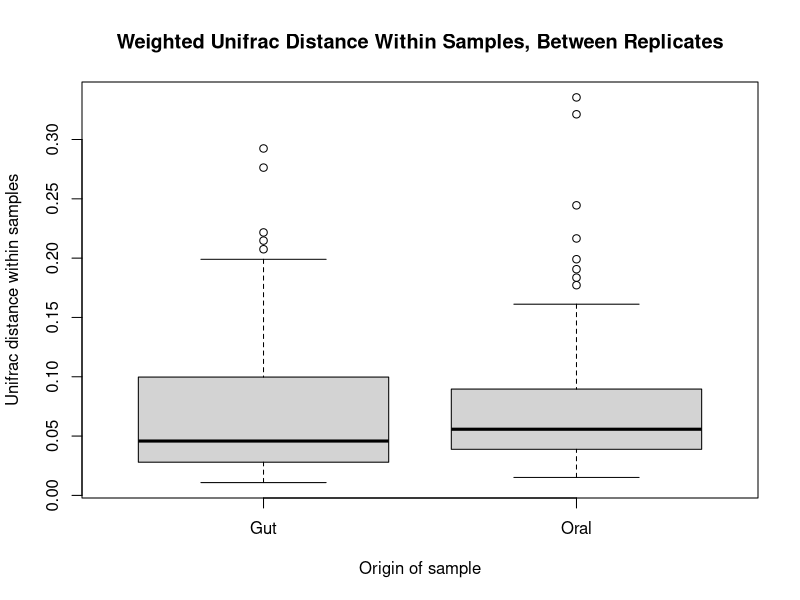
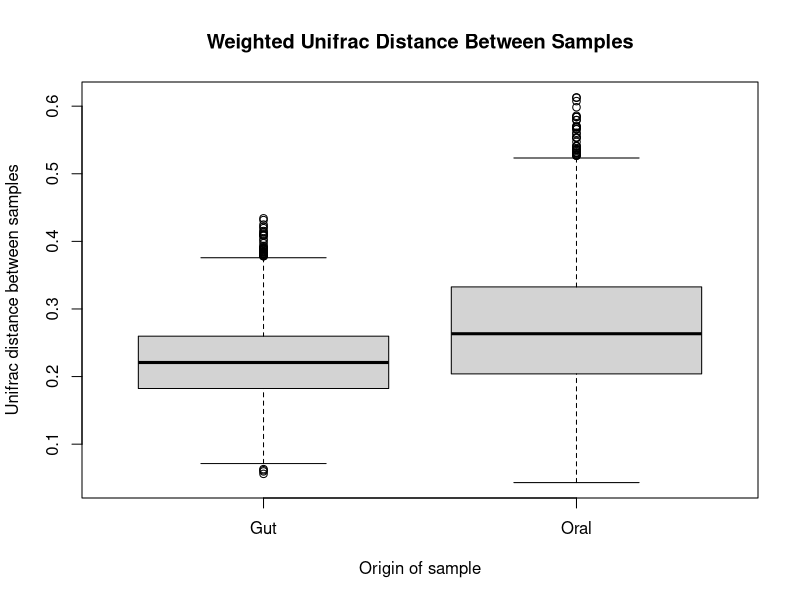
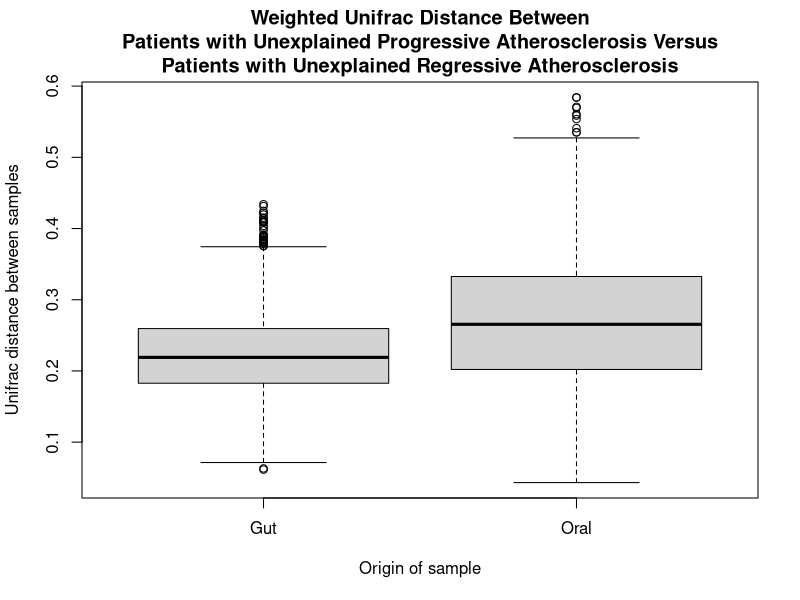
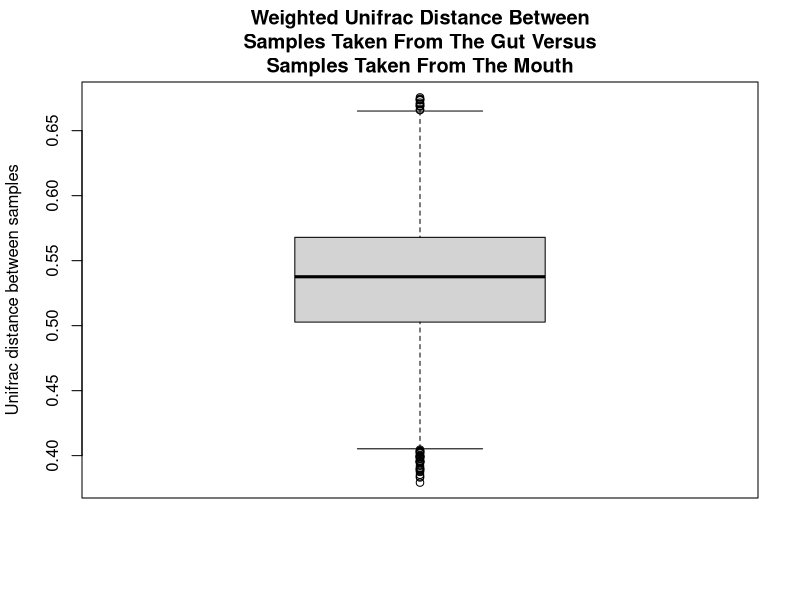

Write R code to recreate these figures, in order.
#the first [sampledigits] digits are the sample number, in the rownames and the colnames
sampledigits = 2;
#the datasets must be differentiated in the sample names, as in 20B_gut versus 20B_saliva
datasets = c("gut","saliva")
labels = c("Gut","Oral")
#specifying which sample numbers belong to which condition
condition <- list()
condition [[1]] = c("12", "33", "01", "06", "11", "30", "27", "07", "02", "31", "35", "03", "28", "29", "17", "10", "09", "23", "32", "08")
condition [[2]] = c("05", "37", "36", "04", "16", "14", "20", "25", "40", "38", "21", "26", "39", "42", "19", "43", "24", "44", "41", "34")
names(condition) <- c("Progressive", "Regressive")
#output file for plots
pdf("unifrac_distance_plots.pdf")


#read in data
d <- read.table("weighted_unifrac_dm.txt",sep="\t",check.names=FALSE,row.names=1,header=TRUE,quote="")
#make sure that the rows and columns are in the same order
sorted <- d[order(colnames(d)),order(rownames(d))]
#get rid of duplicate distances (X to Y is the same as Y to X) and self-comparisons
sorted[lower.tri(sorted,diag=TRUE)]<-NA


#REPLICATES - boxplot all distances between the same sample (different replicates)
repdata <- list()
for (i in 1:length(datasets)) {
	#subset by condition
	repdata[[i]] <- sorted[grep(datasets[i],colnames(sorted)),grep(datasets[i],rownames(sorted))]
	#get rid of distances between different samples, leaving distances between same samples
	for (colname in colnames(repdata[[i]])) {
		repdata[[i]][colname,-grep(substring(colname,1,sampledigits), rownames(repdata[[i]]))] <- NA
	}
	repdata[[i]] <- unlist(as.vector(repdata[[i]]))
}
names(repdata) <- labels
boxplot(repdata,main = "Weighted Unifrac Distance Within Samples, Between Replicates",xlab = "Origin of sample",ylab = "Unifrac distance within samples")


#SAMPLES
sampdata <- list()
for (i in 1:length(datasets)) {
	#subset by condition
	sampdata[[i]] <- sorted[grep(datasets[i],colnames(sorted)),grep(datasets[i],rownames(sorted))]
	#get rid of distances between the same samples, leaving distances between different samples
	for (colname in colnames(sampdata[[i]])) {
		sampdata[[i]][colname,grep(substring(colname,1,sampledigits), rownames(sampdata[[i]]))] <- NA
	}
	sampdata[[i]] <- unlist(as.vector(sampdata[[i]]))
}
names(sampdata) <- labels
boxplot(sampdata,main = "Weighted Unifrac Distance Between Samples",xlab = "Origin of sample",ylab = "Unifrac distance between samples")


#CONDITIONS
conddata <- list()
for (i in 1:length(datasets)) {
	#subset by location
	conddata[[i]] <- sorted[grep(datasets[i],colnames(sorted)),grep(datasets[i],rownames(sorted))]
	#get rid of distances between the same condition, leaving distances between different conditions
	conddata[[i]][which(substring(colnames(conddata[[i]]),1,sampledigits) %in% condition[[1]]), which(substring(rownames(conddata[[i]]),1,sampledigits) %in% condition[[1]])] <- NA
	conddata[[i]][which(substring(colnames(conddata[[i]]),1,sampledigits) %in% condition[[2]]), which(substring(rownames(conddata[[i]]),1,sampledigits) %in% condition[[2]])] <- NA
	conddata[[i]] <- unlist(as.vector(conddata[[i]]));
}
names(conddata) <- labels
boxplot(conddata,main = "Weighted Unifrac Distance Between\nPatients with Unexplained Progressive Atherosclerosis Versus\nPatients with Unexplained Regressive Atherosclerosis",xlab = "Origin of sample",ylab = "Unifrac distance between samples")

#LOCATION
locdata <- sorted
locdata[grep(datasets[1],colnames(sorted)),grep(datasets[1],rownames(sorted))] <- NA
locdata[grep(datasets[2],colnames(sorted)),grep(datasets[2],rownames(sorted))] <- NA
locdata <- unlist(as.vector(locdata))
boxplot(locdata,main = "Weighted Unifrac Distance Between\nSamples Taken From The Gut Versus\nSamples Taken From The Mouth",ylab = "Unifrac distance between samples")

dev.off()

